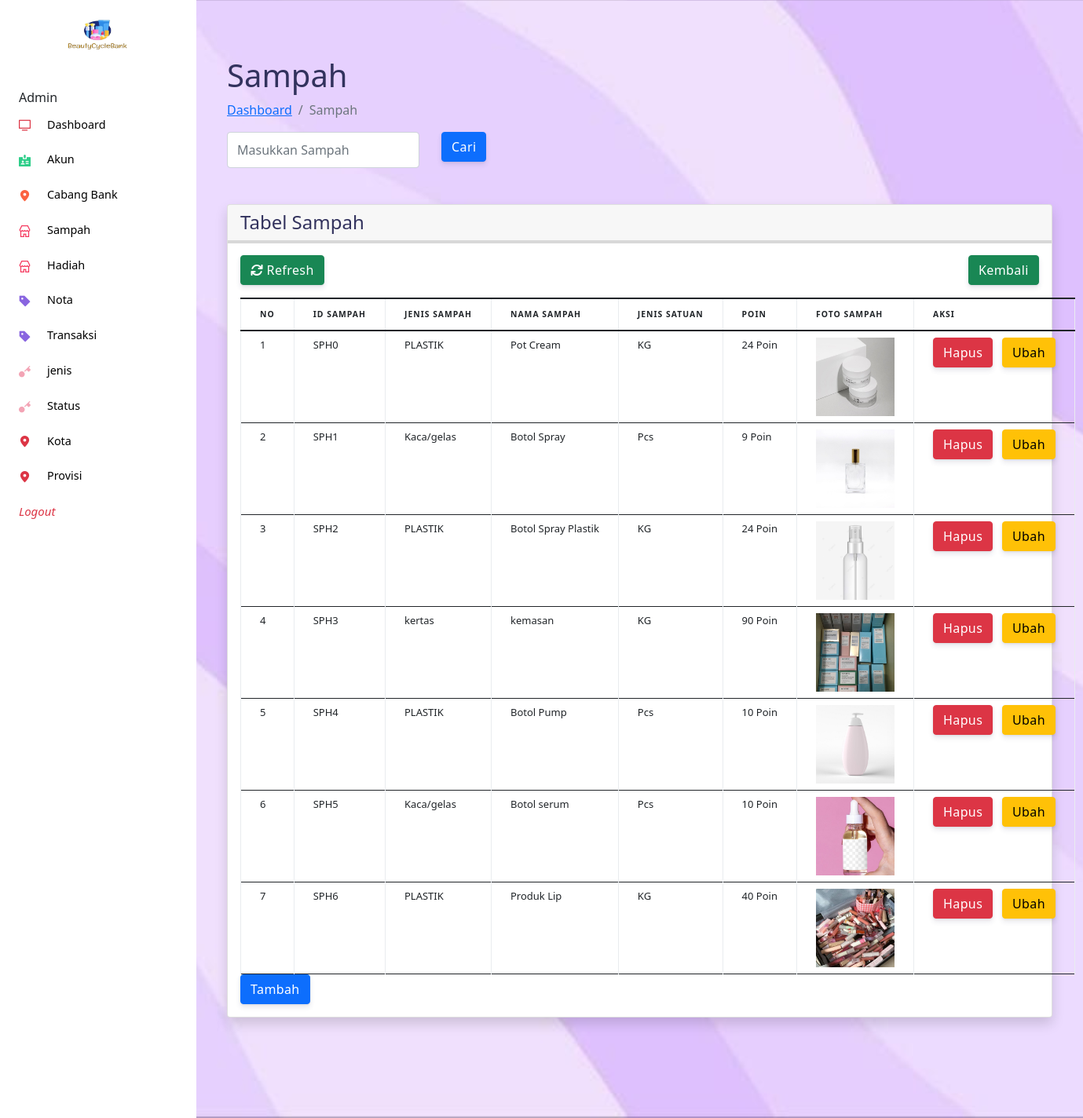
Page /admin/index.php?halaman=sampah on the committed database.
### tables this page shows
CREATE TABLE `sampah` (
  `ID_Sampah` varchar(100) NOT NULL,
  `ID_Jenis_Sampah` varchar(100) NOT NULL,
  `Nama_Sampah` varchar(100) NOT NULL,
  `ID_Satuan` varchar(100) NOT NULL,
  `Poin` int(11) NOT NULL,
  `Foto_Sampah` varchar(100) NOT NULL
);

CREATE TABLE `jenis_sampah` (
  `ID_Jenis_Sampah` varchar(100) NOT NULL,
  `Jenis_Sampah` varchar(100) NOT NULL
);

CREATE TABLE `jenis_satuan` (
  `ID_Satuan` varchar(100) NOT NULL,
  `Jenis_Satuan` varchar(200) NOT NULL
);

### admin/sampah.php (the view, shortened to what this page needs)
<!DOCTYPE html>
<html lang="en">
<head>
  <link href="assets/js/plugins/nucleo/css/nucleo.css" rel="stylesheet" />
  <link href="assets/js/plugins/@fortawesome/fontawesome-free/css/all.min.css" rel="stylesheet" />
</head>
<div class="container-fluid px-4">
    <h1 class="mt-4">Sampah</h1>
      <ol class="breadcrumb mt-2 bg-transparent">
        <li  class="breadcrumb-item"><a href="index.php">Dashboard</a></li>
          <li class="breadcrumb-item active">Sampah</li>
      </ol>
<form class="form-horizontal" role="search" method="post" action="index.php?halaman=pencariansampah">
  <div class="row">
      <div class="col-md-3">
        <div class="form-group">
          <input type="text" class="form-control" name="keyword" placeholder="Masukkan Sampah" autofocus autocomplete="off">
        </div>
    </div>
    <div class="col-md-2">
      <div class="form-group">
        <button class="btn btn-primary" name="cari">Cari</button>
      </div>
    </div>
  </div>
</form>
    <div class="card shadow" style="margin-top:22px">
      <div class="card-header border-4">
        <h4 class="mb-0">Tabel Sampah</h4>
      </div>
  <div class="card-body" style="margin-top:-1px">
  <table id="datatablesSimple" class="table table-bordered border-dark" background="">
  <thead>
    <a href="index.php?halaman=sampah" class="btn btn-success square-btn-adjust" style="margin-bottom:16px"><i class="fa fa-refresh"></i> Refresh </a>
    <div style="float:right;" class="col-md-0">
    <input type="button" class="btn btn-success square-btn-adjust" style="margin-bottom:16px" class="fa fa-reply-all" value="Kembali" onclick="history.back(-1)"/>
    </div>
    <thead>
    <tr>
      <th> No </th>
      <th> ID Sampah </th>
      <th> Jenis Sampah </th>
      <th> Nama Sampah </th>
      <th> Jenis Satuan </th>
      <th> Poin </th>
      <th> Foto Sampah </th>
      <th> Aksi </th>
    </tr>
  </thead>
  <tbody>
    <?php $nomor=1;?>
    <?php $ambil=$koneksi->query("SELECT * FROM sampah JOIN jenis_sampah ON sampah.ID_Jenis_Sampah=jenis_sampah.ID_Jenis_Sampah JOIN Jenis_Satuan ON sampah.ID_Satuan=jenis_satuan.ID_Satuan ");?>
    <?php while($pecah=$ambil->fetch_assoc()){?>
    <tr>
      <td><?php echo $nomor; ?></td>
      <td> <?php echo $pecah['ID_Sampah'];?></td>
      <td> <?php echo $pecah['Jenis_Sampah'];?></td>
      <td> <?php echo $pecah['Nama_Sampah'];?></td>
      <td> <?php echo $pecah['Jenis_Satuan'];?></td>
      <td><?php echo number_format($pecah['Poin']);?> Poin </td>
      <td>
      <img src="../Photo/<?php echo $pecah['Foto_Sampah'];?>" width="100">
      </td>
      <td>
        <a href="index.php?halaman=hapussampah&id=<?php echo $pecah['ID_Sampah'];?>" class="btn-danger btn" >Hapus</a>
        <a href="index.php?halaman=ubahsampah&id=<?php echo $pecah['ID_Sampah'];?>" class="btn btn-warning"> Ubah </a>
      </td>
    </tr>
    <?php $nomor++; ?>
    <?php } ?>
  </tbody>
</table>
<a href="index.php?halaman=tambahsampah" class ="btn btn-primary"> Tambah </a>
</html>

### rows in the picture
sampah: ID_Sampah "SPH0", ID_Jenis_Sampah.Jenis_Sampah "PLASTIK", Nama_Sampah "Pot Cream", ID_Satuan.Jenis_Satuan "KG", Poin "24", Foto_Sampah (picture)
sampah: ID_Sampah "SPH1", ID_Jenis_Sampah.Jenis_Sampah "Kaca/gelas", Nama_Sampah "Botol Spray", ID_Satuan.Jenis_Satuan "Pcs", Poin "9", Foto_Sampah (picture)
sampah: ID_Sampah "SPH2", ID_Jenis_Sampah.Jenis_Sampah "PLASTIK", Nama_Sampah "Botol Spray Plastik", ID_Satuan.Jenis_Satuan "KG", Poin "24", Foto_Sampah (picture)
sampah: ID_Sampah "SPH3", ID_Jenis_Sampah.Jenis_Sampah "kertas", Nama_Sampah "kemasan", ID_Satuan.Jenis_Satuan "KG", Poin "90", Foto_Sampah (picture)
sampah: ID_Sampah "SPH4", ID_Jenis_Sampah.Jenis_Sampah "PLASTIK", Nama_Sampah "Botol Pump", ID_Satuan.Jenis_Satuan "Pcs", Poin "10", Foto_Sampah (picture)
sampah: ID_Sampah "SPH5", ID_Jenis_Sampah.Jenis_Sampah "Kaca/gelas", Nama_Sampah "Botol serum", ID_Satuan.Jenis_Satuan "Pcs", Poin "10", Foto_Sampah (picture)
sampah: ID_Sampah "SPH6", ID_Jenis_Sampah.Jenis_Sampah "PLASTIK", Nama_Sampah "Produk Lip", ID_Satuan.Jenis_Satuan "KG", Poin "40", Foto_Sampah (picture)
